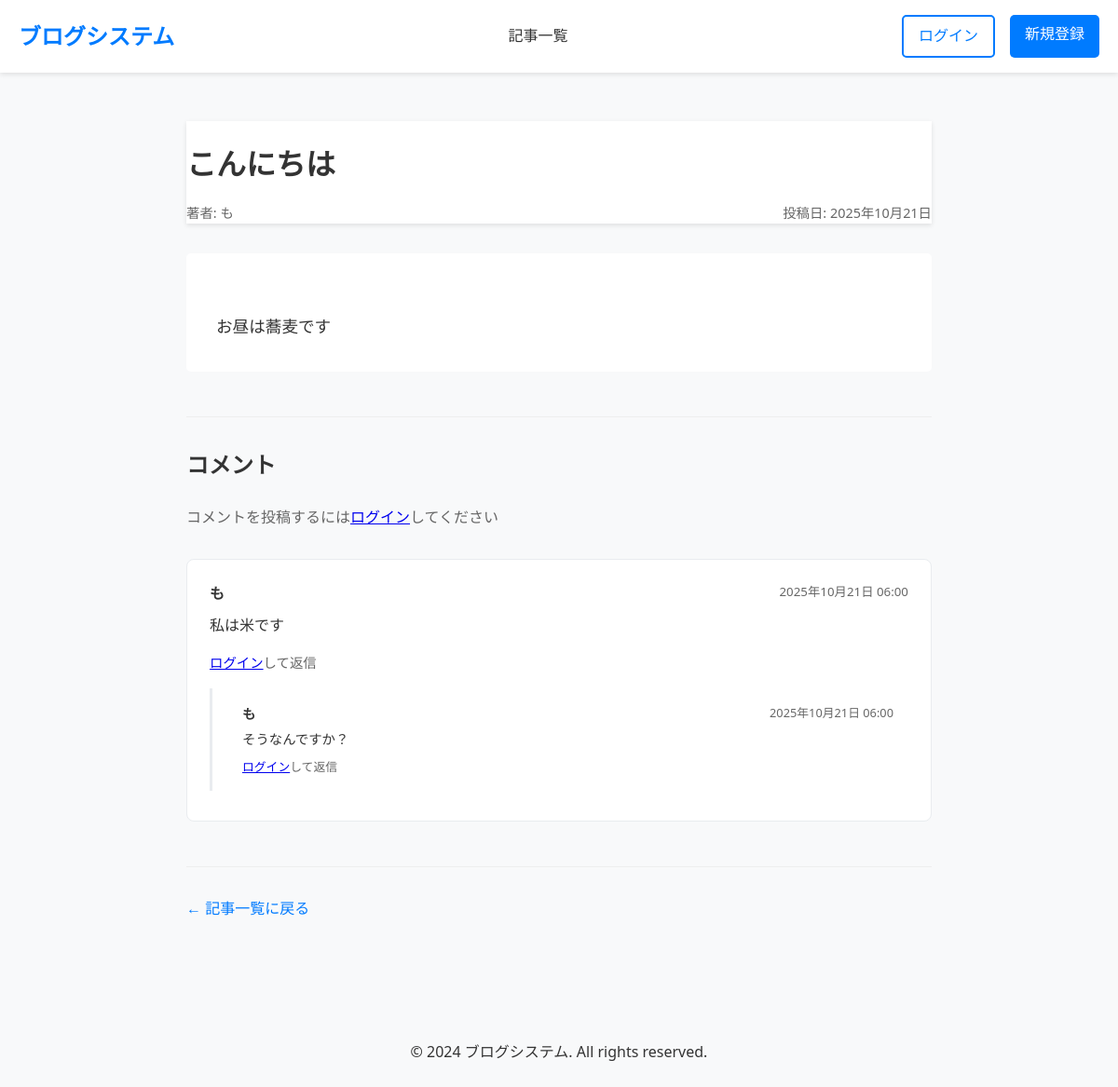
The app's page /article/1 with its own data.
### app.py (models this page shows, shortened)
class Article(db.Model):
    id = db.Column(db.Integer, primary_key=True)
    title = db.Column(db.String(200), nullable=False)
    content = db.Column(db.Text, nullable=False)
    author_id = db.Column(db.Integer, db.ForeignKey('user.id'), nullable=False)
    is_published = db.Column(db.Boolean, default=True)
    created_at = db.Column(db.DateTime, default=datetime.utcnow)
    updated_at = db.Column(db.DateTime, default=datetime.utcnow, onupdate=datetime.utcnow)
    author = db.relationship('User', backref=db.backref('articles', lazy=True))

class User(UserMixin, db.Model):
    id = db.Column(db.Integer, primary_key=True)
    username = db.Column(db.String(80), unique=True, nullable=False)
    email = db.Column(db.String(120), unique=True, nullable=False)
    password_hash = db.Column(db.String(120), nullable=False)
    created_at = db.Column(db.DateTime, default=datetime.utcnow)

class Comment(db.Model):
    id = db.Column(db.Integer, primary_key=True)
    content = db.Column(db.Text, nullable=False)
    author_id = db.Column(db.Integer, db.ForeignKey('user.id'), nullable=False)
    article_id = db.Column(db.Integer, db.ForeignKey('article.id'), nullable=False)
    created_at = db.Column(db.DateTime, default=datetime.utcnow)
    author = db.relationship('User', backref=db.backref('comments', lazy=True))
    article = db.relationship('Article', backref=db.backref('comments', lazy=True))

class Reply(db.Model):
    id = db.Column(db.Integer, primary_key=True)
    content = db.Column(db.Text, nullable=False)
    author_id = db.Column(db.Integer, db.ForeignKey('user.id'), nullable=False)
    comment_id = db.Column(db.Integer, db.ForeignKey('comment.id'), nullable=False)
    parent_reply_id = db.Column(db.Integer, db.ForeignKey('reply.id'), nullable=True)
    created_at = db.Column(db.DateTime, default=datetime.utcnow)
    author = db.relationship('User', backref=db.backref('replies', lazy=True))
    comment = db.relationship('Comment', backref=db.backref('replies', lazy=True))
    parent_reply = db.relationship('Reply', remote_side=[id], backref=db.backref('child_replies', lazy=True))
    def get_child_replies(self):
        return Reply.query.filter_by(parent_reply_id=self.id).order_by(Reply.created_at.asc()).all()

### app.py (the view)
@app.route('/article/<int:article_id>')
def article_detail(article_id):
    article = Article.query.get_or_404(article_id)
    if not article.is_published and (not current_user.is_authenticated or current_user.id != article.author_id):
        flash('この記事は非公開です')
        return redirect(url_for('index'))
    comments = Comment.query.filter_by(article_id=article_id).order_by(Comment.created_at.desc()).all()
    return render_template('article_detail.html', article=article, comments=comments)

### templates/article_detail.html (shortened to what this page needs)
{% extends "base.html" %}
{% block content %}
<article style="max-width: 800px; margin: 0 auto; padding: 0;">
    <header style="margin-bottom: 2rem; padding-top: 20px;">
        <h1 style="font-size: 2rem; margin-bottom: 1rem; color: #333; font-weight: 600; scroll-margin-top: 100px;">{{ article.title }}</h1>
        <div style="display: flex; justify-content: space-between; align-items: center; color: #666; font-size: 0.9rem;">
            <span>著者: {{ article.author.username }}</span>
            <span>投稿日: {{ article.created_at.strftime('%Y年%m月%d日') }}</span>
        </div>
    </header>
    <div style="line-height: 1.8; font-size: 1.1rem; white-space: pre-line; background: white; padding: 2rem; border-radius: 5px; margin-bottom: 2rem;">
        {{ article.content }}
    </div>
    <section style="margin-top: 3rem; padding-top: 2rem; border-top: 1px solid #eee;">
        <h3 style="font-size: 1.5rem; margin-bottom: 1.5rem; color: #333;">コメント</h3>
        {% if current_user.is_authenticated %}
        <form method="POST" action="{{ url_for('add_comment', article_id=article.id) }}" style="margin-bottom: 2rem;">
            <div style="margin-bottom: 1rem;">
                <textarea name="content" placeholder="コメントを入力してください..."
                          style="width: 100%; padding: 1rem; border: 1px solid #ddd; border-radius: 5px; font-size: 1rem; min-height: 100px; resize: vertical;"></textarea>
            </div>
            <button type="submit" class="btn btn-primary" style="padding: 0.75rem 2rem;">コメントを投稿</button>
        </form>
        {% else %}
        <p style="margin-bottom: 2rem; color: #666;">
            コメントを投稿するには<a href="{{ url_for('login') }}">ログイン</a>してください
        </p>
        {% endif %}
        {% if comments %}
        <div class="comments-list">
            {% for comment in comments %}
            <div class="comment" style="background: white; padding: 1.5rem; border-radius: 8px; margin-bottom: 1rem; border: 1px solid #e9ecef;">
                <div style="display: flex; justify-content: space-between; align-items: flex-start; margin-bottom: 0.5rem;">
                    <strong style="color: #333;">{{ comment.author.username }}</strong>
                    <small style="color: #666;">{{ comment.created_at.strftime('%Y年%m月%d日 %H:%M') }}</small>
                </div>
                <div style="line-height: 1.6; color: #333; white-space: pre-line;">{{ comment.content }}</div>
                <div style="margin-top: 1rem;">
                    {% if current_user.is_authenticated %}
                    <form method="POST" action="{{ url_for('add_reply', comment_id=comment.id) }}" style="margin-top: 1rem;">
                        <div style="display: flex; gap: 0.5rem;">
                            <input type="text" name="content" placeholder="返信を入力..."
                                   style="flex: 1; padding: 0.5rem; border: 1px solid #ddd; border-radius: 5px; font-size: 0.9rem;">
                            <button type="submit" class="btn btn-primary" style="padding: 0.5rem 1rem; font-size: 0.9rem;">返信</button>
                        </div>
                    </form>
                    {% else %}
                    <p style="margin-top: 0.5rem; font-size: 0.9rem; color: #666;">
                        <a href="{{ url_for('login') }}">ログイン</a>して返信
                    </p>
                    {% endif %}
                    {% if comment.replies %}
                    <div class="replies" style="margin-top: 1rem; padding-left: 1rem; border-left: 3px solid #e9ecef;">
                        {% for reply in comment.replies %}
                            {% if not reply.parent_reply_id %}
                                {% include 'reply_item.html' %}
                            {% endif %}
                        {% endfor %}
                    </div>
                    {% endif %}
                </div>
            </div>
            {% endfor %}
        </div>
        {% else %}
        <p style="color: #666; text-align: center; padding: 2rem;">まだコメントはありません</p>
        {% endif %}
    </section>
    <footer style="margin-top: 3rem; padding-top: 2rem; border-top: 1px solid #eee;">
        <div style="display: flex; justify-content: space-between; align-items: center;">
            <a href="{{ url_for('index') }}" style="color: #007bff; text-decoration: none; font-weight: 500;">← 記事一覧に戻る</a>
        </div>
    </footer>
</article>
{% endblock %}

### templates/reply_item.html (shortened to what this page needs)
<div class="reply" style="background: white; padding: 1rem; border-radius: 5px; margin-bottom: 0.5rem;">
    <div style="display: flex; justify-content: space-between; align-items: flex-start; margin-bottom: 0.3rem;">
        <strong style="color: #333; font-size: 0.9rem;">{{ reply.author.username }}</strong>
        <small style="color: #666; font-size: 0.8rem;">{{ reply.created_at.strftime('%Y年%m月%d日 %H:%M') }}</small>
    </div>
    <div style="line-height: 1.5; color: #333; white-space: pre-line; font-size: 0.9rem;">{{ reply.content }}</div>
    {% if current_user.is_authenticated %}
    <form method="POST" action="{{ url_for('add_reply_to_reply', reply_id=reply.id) }}" style="margin-top: 0.5rem;">
        <div style="display: flex; gap: 0.5rem;">
            <input type="text" name="content" placeholder="返信を入力..."
                   style="flex: 1; padding: 0.5rem; border: 1px solid #ddd; border-radius: 5px; font-size: 0.9rem;">
            <button type="submit" class="btn btn-primary" style="padding: 0.5rem 1rem; font-size: 0.9rem;">返信</button>
        </div>
    </form>
    {% else %}
    <p style="margin-top: 0.5rem; font-size: 0.8rem; color: #666;">
        <a href="{{ url_for('login') }}">ログイン</a>して返信
    </p>
    {% endif %}
    {% set child_replies = reply.get_child_replies() %}
</div>

### static/css/style.css (style rules this page uses)
* { margin: 0; padding: 0; box-sizing: border-box; }
body { font-family: 'Segoe UI', Tahoma, Geneva, Verdana, sans-serif; line-height: 1.6; color: #333; background-color: #f8f9fa; }
header { background: #fff; box-shadow: 0 2px 5px rgba(0,0,0,0.1); position: sticky; top: 0; z-index: 100; }
footer { background: transparent; color: #333; text-align: center; padding: 2rem 0; margin-top: 4rem; }

### records on screen
Article: title "こんにちは", created_at "2025年10月21日", content "お昼は蕎麦です"
User: author.username "も"
Comment: author.username "も", created_at "2025年10月21日 06:00", content "私は米です"
Reply: author.username "も", created_at "2025年10月21日 06:00", content "そうなんですか？"
